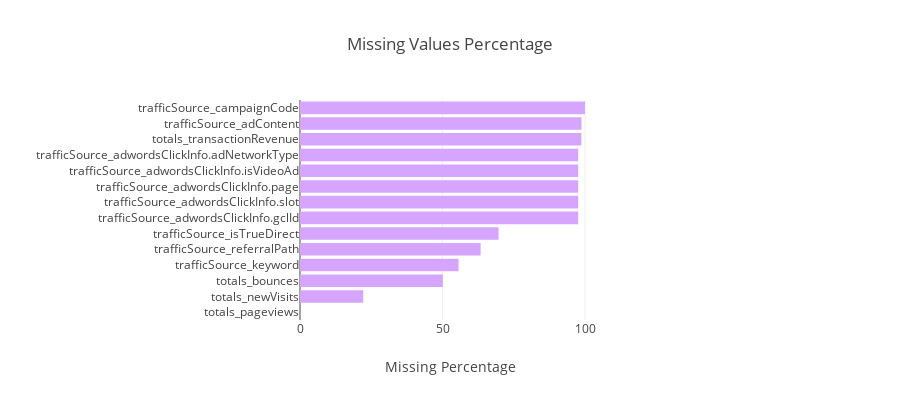

Source (notebook cell):
### Code cell
miss_per = {}
for k, v in dict(train.isna().sum(axis=0)).items():
    if v == 0:
        continue
    miss_per[k] = 100 * float(v) / len(train)
    
import operator 
sorted_x = sorted(miss_per.items(), key=operator.itemgetter(1), reverse=True)
print ("There are " + str(len(miss_per)) + " columns with missing values")
kys = [_[0] for _ in sorted_x][::-1]
vls = [_[1] for _ in sorted_x][::-1]

trace1 = go.Bar(y = kys, orientation="h" , x = vls, marker=dict(color="#d6a5ff"))
layout = go.Layout(title="Missing Values Percentage", 
                   xaxis=dict(title="Missing Percentage"), 
                   height=400, margin=dict(l=300, r=300))
figure = go.Figure(data = [trace1], layout = layout)
iplot(figure)

### Figure 1 — Plotly figure (JSON) as saved in the notebook; plotly's stock layout.template omitted (floating-point values rounded to 4 significant figures)
{"data": [{"marker": {"color": "#d6a5ff"}, "orientation": "h", "type": "bar", "uid": "4f1cdbb8-b81c-11e8-83a9-acde48001122", "x": [0.01107, 22.2, 50.13, 55.66, 63.38, 69.68, 97.61, 97.63, 97.63, 97.63, 97.63, 98.73, 98.79, 100.0], "y": ["totals_pageviews", "totals_newVisits", "totals_bounces", "trafficSource_keyword", "trafficSource_referralPath", "trafficSource_isTrueDirect", "trafficSource_adwordsClickInfo.gclId", "trafficSource_adwordsClickInfo.slot", "trafficSource_adwordsClickInfo.page", "trafficSource_adwordsClickInfo.isVideoAd", "trafficSource_adwordsClickInfo.adNetworkType", "totals_transactionRevenue", "trafficSource_adContent", "trafficSource_campaignCode"]}], "layout": {"height": 400, "margin": {"l": 300, "r": 300}, "title": "Missing Values Percentage", "xaxis": {"title": "Missing Percentage"}}}
